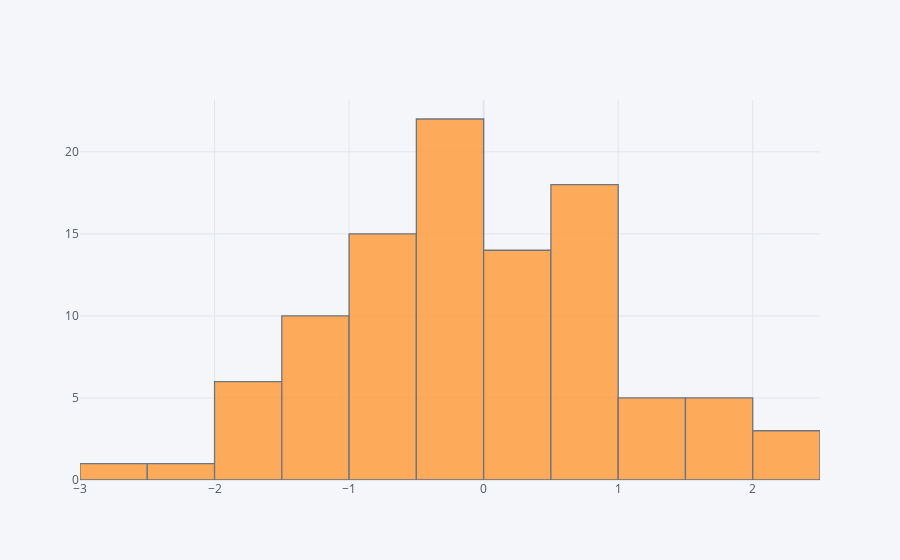

This figure's notebook cell:
### Markdown cell above
## histogram

### Code cell
df['A'].iplot(kind='hist',bins=25)

### Figure 1 — Plotly figure (JSON) as saved in the notebook; plotly's stock layout.template omitted (floating-point values rounded to 4 significant figures)
{"data": [{"histfunc": "count", "histnorm": "", "marker": {"color": "rgba(255, 153, 51, 1.0)", "line": {"color": "#4D5663", "width": 1.3}}, "name": "A", "nbinsx": 25, "opacity": 0.8, "orientation": "v", "type": "histogram", "x": [0.5793, 0.3604, -0.006059, 0.1399, -0.4403, -0.2944, -0.3602, -0.9688, -1.24, 1.358, 1.696, 1.424, -1.342, 0.5096, -0.6873, 1.924, 1.817, -0.009903, -0.6568, -0.6369, -2.632, 0.5245, -0.4879, 0.6565, 0.6655, -0.08545, 0.05023, 0.1155, -1.422, -0.5794, 0.268, 0.112, 1.394, 0.5178, 0.2217, 0.5628, -1.686, -1.001, 0.8876, 0.7733, 1.152, -0.1326, 1.895, -0.6688, -1.165, 0.6894, 0.2793, -0.3188, -0.0001144, -0.07758, -1.227, -0.6897, -2.248, -0.8625, 0.5521, 0.2751, 0.9339, 0.1848, 1.579, -0.1305, -0.1399, 0.9473, -0.0348, -1.504, -0.1088, -1.623, -1.403, 0.7383, -1.172, 0.6761, -1.889, -0.4509, -0.6442, -0.3118, -1.47, -0.01988, -0.8716, -0.2188, -0.6248, 2.25, 0.06323, 1.051, 0.1622, -0.4321, 0.3391, 0.5692, -0.02747, 2.413, -1.704, -0.4812, 0.222, 0.8568, -1.839, -1.305, -0.9059, -0.875, -0.6518, -0.9345, 0.9471, 2.328]}], "layout": {"autosize": true, "barmode": "overlay", "legend": {"bgcolor": "#F5F6F9", "font": {"color": "#4D5663"}}, "paper_bgcolor": "#F5F6F9", "plot_bgcolor": "#F5F6F9", "title": {"font": {"color": "#4D5663"}}, "xaxis": {"autorange": true, "gridcolor": "#E1E5ED", "range": [-3, 2.5], "showgrid": true, "tickfont": {"color": "#4D5663"}, "title": {"font": {"color": "#4D5663"}, "text": ""}, "type": "linear", "zerolinecolor": "#E1E5ED"}, "yaxis": {"autorange": true, "gridcolor": "#E1E5ED", "range": [0, 23.16], "showgrid": true, "tickfont": {"color": "#4D5663"}, "title": {"font": {"color": "#4D5663"}, "text": ""}, "zerolinecolor": "#E1E5ED"}}}
